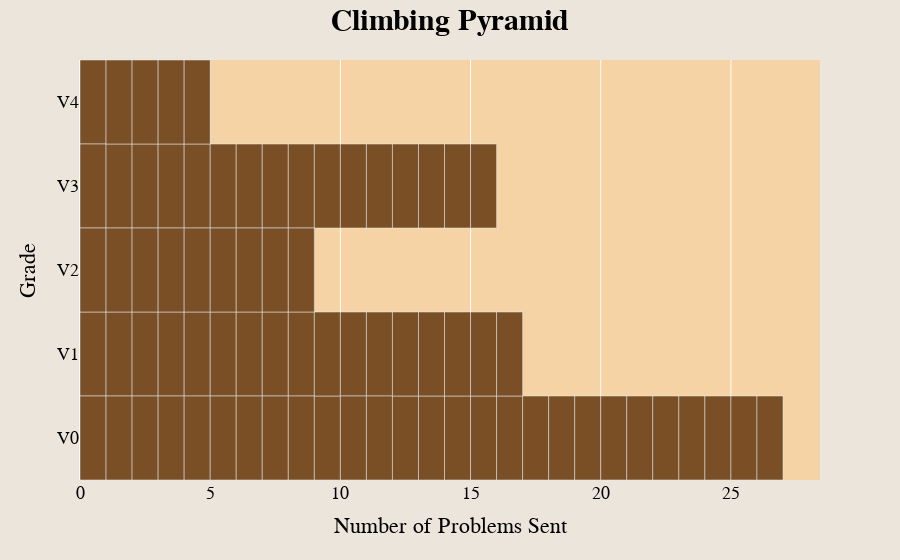

The notebook cell saved with this chart:
### Code cell
fig = px.bar(df_clean_sends_b, y="Rating", orientation='h', category_orders={"Rating": byaxorder[::-1]}, text='Attempts', custom_data=['Route', 'Date Formatted', 'Location', 'Length', 'Avg Stars']) # The [::-1] is an inverse slice
fig.update_layout(font={'family':'Courier New', 'color':'black', 'size':18}, title={'text':'<b>Climbing Pyramid</b>', 'x':0.5, 'font_size':30}, xaxis={'title': 'Number of Problems Sent'}, yaxis={'title': 'Grade'}, paper_bgcolor='#ece5dc', plot_bgcolor='#F5D3A5', bargap=0)
fig.update_traces(marker_color='#7A4F25', textposition = "inside", textfont={"color": 'White', "size": 12, "family": 'Arial Black'},  hovertemplate='Name: %{customdata[0]}<br>Date: %{customdata[1]}<br>Location: %{customdata[2]}<br>Length: %{customdata[3]}ft<br>Avg Stars: %{customdata[4]}')
# fig.update_traces(marker_color=list(map(lambda x: '#7A4F25' if (x=='') else '#bf9315', df_clean_sends['Attempts'])), textposition = "inside",  hovertemplate='Name: %{customdata[0]}<br>Date: %{customdata[1]}<br>Location: %{customdata[2]}<br>Length: %{customdata[3]}ft<br>Avg Stars: %{customdata[4]}')

### Figure 1 — Plotly figure (JSON) as saved in the notebook; plotly's stock layout.template omitted (floating-point values rounded to 4 significant figures; data arrays with more than 128 entries replaced by an {"elided": "..."} marker saying what was removed)
{"data": [{"alignmentgroup": "True", "customdata": {"elided": "74x5 mixed values"}, "hovertemplate": "Name: %{customdata[0]}<br>Date: %{customdata[1]}<br>Location: %{customdata[2]}<br>Length: %{customdata[3]}ft<br>Avg Stars: %{customdata[4]}", "legendgroup": "", "marker": {"color": "#7A4F25", "pattern": {"shape": ""}}, "name": "", "offsetgroup": "", "orientation": "h", "showlegend": false, "text": [null, null, null, null, null, null, null, null, null, null, null, null, null, null, null, null, null, null, null, null, null, null, null, null, null, null, null, null, null, null, null, null, null, null, null, null, null, null, null, null, null, null, null, null, null, null, null, null, null, null, null, null, null, null, null, null, null, null, null, null, null, null, null, null, null, null, null, null, null, null, null, null, null, null], "textfont": {"color": "White", "family": "Arial Black", "size": 12}, "textposition": "inside", "type": "bar", "x": [1, 1, 1, 1, 1, 1, 1, 1, 1, 1, 1, 1, 1, 1, 1, 1, 1, 1, 1, 1, 1, 1, 1, 1, 1, 1, 1, 1, 1, 1, 1, 1, 1, 1, 1, 1, 1, 1, 1, 1, 1, 1, 1, 1, 1, 1, 1, 1, 1, 1, 1, 1, 1, 1, 1, 1, 1, 1, 1, 1, 1, 1, 1, 1, 1, 1, 1, 1, 1, 1, 1, 1, 1, 1], "xaxis": "x", "y": ["V4", "V3", "V1", "V0", "V3", "V1", "V2", "V1", "V3", "V3", "V4", "V4", "V4", "V3", "V0", "V1", "V3", "V3", "V2", "V1", "V1", "V2", "V0", "V3", "V3", "V1", "V0", "V0", "V3", "V1", "V4", "V3", "V1", "V3", "V0", "V3", "V0", "V2", "V0", "V0", "V0", "V2", "V2", "V3", "V1", "V1", "V0", "V1", "V2", "V3", "V3", "V0", "V0", "V2", "V0", "V1", "V0", "V0", "V0", "V0", "V0", "V0", "V1", "V1", "V0", "V1", "V1", "V0", "V0", "V0", "V0", "V0", "V0", "V2"], "yaxis": "y"}], "layout": {"bargap": 0, "barmode": "relative", "font": {"color": "black", "family": "Courier New", "size": 18}, "legend": {"tracegroupgap": 0}, "margin": {"t": 60}, "paper_bgcolor": "#ece5dc", "plot_bgcolor": "#F5D3A5", "title": {"font": {"size": 30}, "text": "<b>Climbing Pyramid</b>", "x": 0.5}, "xaxis": {"anchor": "y", "domain": [0, 1], "title": {"text": "Number of Problems Sent"}}, "yaxis": {"anchor": "x", "categoryarray": ["V-easy", "V0", "V1", "V2", "V3", "V4", "V5", "V6", "V7", "V8", "V9", "V10", "V11", "V12", "V13", "V14", "V15", "V16", "V17"], "categoryorder": "array", "domain": [0, 1], "title": {"text": "Grade"}}}}
